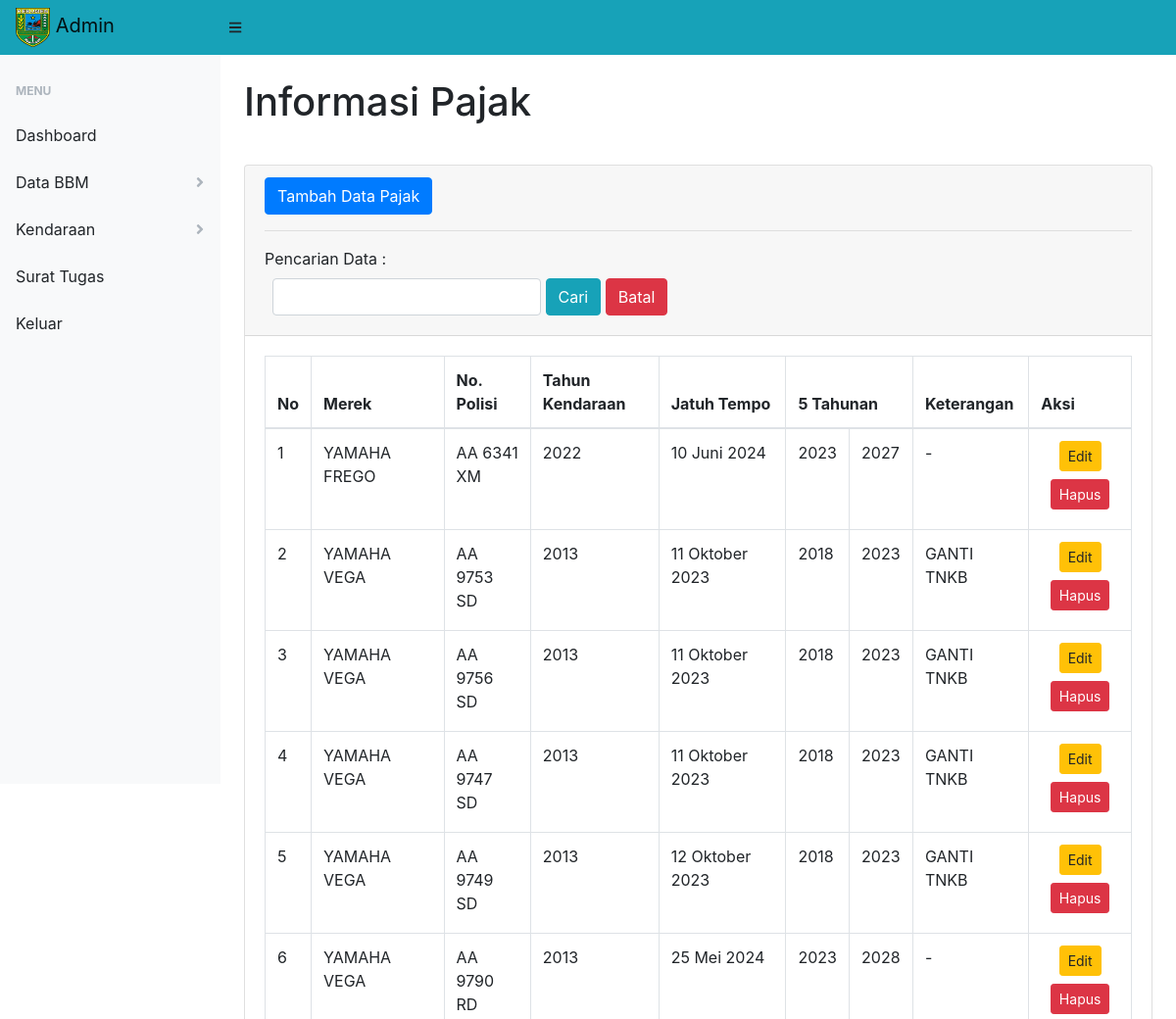
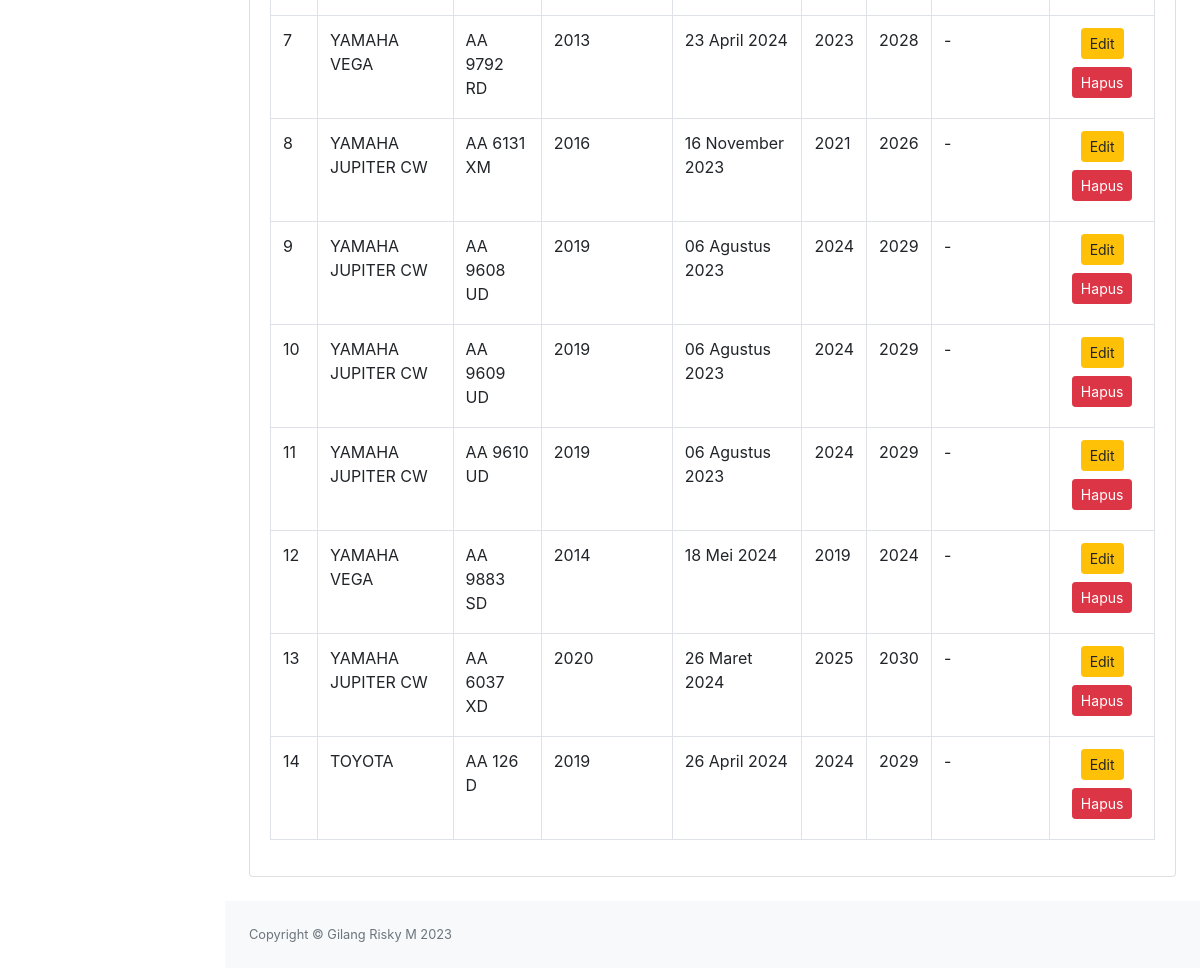
/pajak.php (signed in), run on the app's committed database (2 pictures, top to bottom).
### tables this page shows
CREATE TABLE `pajak` (
  `idpajak` int(11) NOT NULL,
  `merek` varchar(100) NOT NULL,
  `no_polisi` varchar(100) NOT NULL,
  `tahun_kendaraan` varchar(100) NOT NULL,
  `jatuh_tempo` varchar(100) NOT NULL,
  `5_tahun_awal` varchar(100) NOT NULL,
  `5_tahun_akhir` varchar(100) NOT NULL,
  `keterangan` varchar(100) NOT NULL
);

### fungsi_tanggal_indo.php (called while the page is built, shortened)
<?php
function tgl_indonesia3($date)
{
    $Bulan = array("Januari", "Februari", "Maret", "April", "Mei", "Juni", "Juli", "Agustus", "September", "Oktober", "November", "Desember");
    $tahun      = substr($date, 0, 4);
    $bulan      = substr($date, 5, 2);
    $tgl     = substr($date, 8, 2);
    $result = $tgl . " " . $Bulan[(int)$bulan - 1] . " " . $tahun . "";
    return $result;
}

### pajak.php (the view, shortened to what this page needs)
<?php
include "koneksi.php";
include "fungsi_tanggal_indo.php";
$username = $_SESSION['userweb'];
$ambildatalogin = mysqli_query($conn, "select * from login where username='$username' ");
while ($logininfo = mysqli_fetch_array($ambildatalogin)) {
    $nick = $logininfo['nick'];
}
?>
<!DOCTYPE html>
<html lang="en">
<head>
    <link href="css/styles.css" rel="stylesheet" />
    <link href="https://cdn.datatables.net/1.10.20/css/dataTables.bootstrap4.min.css" rel="stylesheet" />
</head>
<body class="sb-nav-fixed">
    <nav class="sb-topnav navbar navbar-expand navbar-light bg-info">
        <a class="navbar-brand" href="index"><img src="assets/img/logo.png" alt="" width="35" height="40"> <?= $nick ?></a>
        <button class="btn btn-link btn-sm order-1 order-lg-0" id="sidebarToggle" href="#"><i class="fas fa-bars"></i></button>
    </nav>
    <div id="layoutSidenav">
        <div id="layoutSidenav_nav">
            <nav class="sb-sidenav accordion sb-sidenav-light" id="sidenavAccordion">
                <div class="sb-sidenav-menu">
                    <div class="nav">
                        <div class="sb-sidenav-menu-heading">Menu</div>
                        <a class="nav-link" href="index">
                            Dashboard
                        </a>
                        <a class="nav-link collapsed" href="#" data-toggle="collapse" data-target="#databbm" aria-expanded="false" aria-controls="collapseLayouts">
                            Data BBM
                            <div class="sb-sidenav-collapse-arrow"><i class="fas fa-angle-down"></i></div>
                        </a>
                        <a class="nav-link collapsed" href="#" data-toggle="collapse" data-target="#kendaraan" aria-expanded="false" aria-controls="collapseLayouts">
                            Kendaraan
                            <div class="sb-sidenav-collapse-arrow"><i class="fas fa-angle-down"></i></div>
                        </a>
                        <a class="nav-link" href="surat_tugas">
                            Surat Tugas
                        </a>
                        <a class="nav-link" href="logout">
                            Keluar
                        </a>
                    </div>
                </div>
            </nav>
        </div>
        <div id="layoutSidenav_content">
            <main>
                <div class="container-fluid">
                    <h1 class="mt-4">Informasi Pajak</h1>
                    <br>
                    <div class="card mb-4">
                        <div class="card-header">
                            <button type="button" class="btn btn-primary" data-toggle="modal" data-target="#tambah">
                                Tambah Data Pajak
                            </button>
                            <hr>
                            <label>Pencarian Data : </label>
                            <form action="pajak" method="get" class="form-inline">
                                <div class="mb-2">
                                    <input type="text" name="cari" class="form-control ml-2" required>
                                    <button type="submit" class="btn btn-info">Cari</button>
                                    <a href="pajak" class="btn btn-danger">Batal</a>
                                </div>
                            </form>
                        </div>
                        <div class="card-body">
                            <div class="table-responsive">
                                <table class="table table-bordered table-hover" id="" width="100%" cellspacing="0">
                                    <thead>
                                        <tr>
                                            <th>No</th>
                                            <th>Merek</th>
                                            <th>No. Polisi</th>
                                            <th>Tahun Kendaraan</th>
                                            <th>Jatuh Tempo</th>
                                            <th colspan="2">5 Tahunan</th>
                                            <th>Keterangan</th>
                                            <th>Aksi</th>
                                        </tr>
                                    </thead>
                                    <tbody>
                                        <?php
                                        $no = 1;
                                        if (isset($_GET['cari'])) {
                                            $cari = $_GET['cari'];
                                            $sql = mysqli_query($conn, "select * from pajak where merek like '%" . $cari . "%' or  no_polisi like '%" . $cari . "%' or tahun_kendaraan like '%" . $cari . "%' or jatuh_tempo like '%" . $cari . "%' or 5_tahun_awal like '%" . $cari . "%' or 5_tahun_akhir like '%" . $cari . "%' or keterangan like '%" . $cari . "%'");
                                        } else {
                                            $sql = mysqli_query($conn, "select * from pajak order by idpajak desc");
                                        }
                                        if (mysqli_num_rows($sql) > 0) {
                                            while ($data = mysqli_fetch_array($sql)) {
                                                $id = $data['idpajak'];
                                                $merek = $data['merek'];
                                                $nopol = $data['no_polisi'];
                                                $tahun = $data['tahun_kendaraan'];
                                                $jatuh_tempo = $data['jatuh_tempo'];
                                                $lima_tahun_awal = $data['5_tahun_awal'];
                                                $lima_tahun_akhir = $data['5_tahun_akhir'];
                                                $ket = $data['keterangan'];
                                        ?>
                                                <tr>
                                                    <td><?= $no++ ?></td>
                                                    <td><?= $merek ?></td>
                                                    <td><?= $nopol ?></td>
                                                    <td><?= $tahun ?></td>
                                                    <td><?= tgl_indonesia3($jatuh_tempo) ?></td>
                                                    <td><?= $lima_tahun_awal ?></td>
                                                    <td><?= $lima_tahun_akhir ?></td>
                                                    <td><?= $ket ?></td>
                                                    <td>
                                                        <center>
                                                            <button type="button" class="btn btn-sm btn-warning mb-2" data-toggle="modal" data-target="#edit<?= $id ?>">
                                                                Edit
                                                            </button>
                                                            <button type="button" class="btn btn-sm btn-danger mb-2" data-toggle="modal" data-target="#hapus<?= $id ?>">
                                                                Hapus
                                                            </button>
                                                        </center>
                                                    </td>
                                                </tr>
                                            <?php } ?>
                                        <?php
                                        }
                                        ?>
                                    </tbody>
                                </table>
                            </div>
                        </div>
                    </div>
                </div>
            </main>
            <footer class="py-4 bg-light mt-auto">
                <div class="container-fluid">
                    <div class="d-flex align-items-center justify-content-between small">
                        <div class="text-muted">Copyright &copy; Gilang Risky M
                        </div>
                    </div>
                </div>
            </footer>
        </div>
    </div>
</body>
</html>

### data on the page
pajak: merek "YAMAHA FREGO", no_polisi "AA 6341 XM", tahun_kendaraan "2022", jatuh_tempo "10 Juni 2024", 5_tahun_awal "2023", 5_tahun_akhir "2027", keterangan "-"
pajak: merek "YAMAHA VEGA", no_polisi "AA 9753 SD", tahun_kendaraan "2013", jatuh_tempo "11 Oktober 2023", 5_tahun_awal "2018", 5_tahun_akhir "2023", keterangan "GANTI TNKB"
pajak: merek "YAMAHA VEGA", no_polisi "AA 9756 SD", tahun_kendaraan "2013", jatuh_tempo "11 Oktober 2023", 5_tahun_awal "2018", 5_tahun_akhir "2023", keterangan "GANTI TNKB"
pajak: merek "YAMAHA VEGA", no_polisi "AA 9747 SD", tahun_kendaraan "2013", jatuh_tempo "11 Oktober 2023", 5_tahun_awal "2018", 5_tahun_akhir "2023", keterangan "GANTI TNKB"
pajak: merek "YAMAHA VEGA", no_polisi "AA 9749 SD", tahun_kendaraan "2013", jatuh_tempo "12 Oktober 2023", 5_tahun_awal "2018", 5_tahun_akhir "2023", keterangan "GANTI TNKB"
pajak: merek "YAMAHA VEGA", no_polisi "AA 9790 RD", tahun_kendaraan "2013", jatuh_tempo "25 Mei 2024", 5_tahun_awal "2023", 5_tahun_akhir "2028", keterangan "-"
pajak: merek "YAMAHA VEGA", no_polisi "AA 9792 RD", tahun_kendaraan "2013", jatuh_tempo "23 April 2024", 5_tahun_awal "2023", 5_tahun_akhir "2028", keterangan "-"
pajak: merek "YAMAHA JUPITER CW", no_polisi "AA 6131 XM", tahun_kendaraan "2016", jatuh_tempo "16 November 2023", 5_tahun_awal "2021", 5_tahun_akhir "2026", keterangan "-"
pajak: merek "YAMAHA JUPITER CW", no_polisi "AA 9608 UD", tahun_kendaraan "2019", jatuh_tempo "06 Agustus 2023", 5_tahun_awal "2024", 5_tahun_akhir "2029", keterangan "-"
pajak: merek "YAMAHA JUPITER CW", no_polisi "AA 9609 UD", tahun_kendaraan "2019", jatuh_tempo "06 Agustus 2023", 5_tahun_awal "2024", 5_tahun_akhir "2029", keterangan "-"
pajak: merek "YAMAHA JUPITER CW", no_polisi "AA 9610 UD", tahun_kendaraan "2019", jatuh_tempo "06 Agustus 2023", 5_tahun_awal "2024", 5_tahun_akhir "2029", keterangan "-"
pajak: merek "YAMAHA VEGA", no_polisi "AA 9883 SD", tahun_kendaraan "2014", jatuh_tempo "18 Mei 2024", 5_tahun_awal "2019", 5_tahun_akhir "2024", keterangan "-"
pajak: merek "YAMAHA JUPITER CW", no_polisi "AA 6037 XD", tahun_kendaraan "2020", jatuh_tempo "26 Maret 2024", 5_tahun_awal "2025", 5_tahun_akhir "2030", keterangan "-"
pajak: merek "TOYOTA", no_polisi "AA 126 D", tahun_kendaraan "2019", jatuh_tempo "26 April 2024", 5_tahun_awal "2024", 5_tahun_akhir "2029", keterangan "-"

### other printed values
$nick "Admin"
